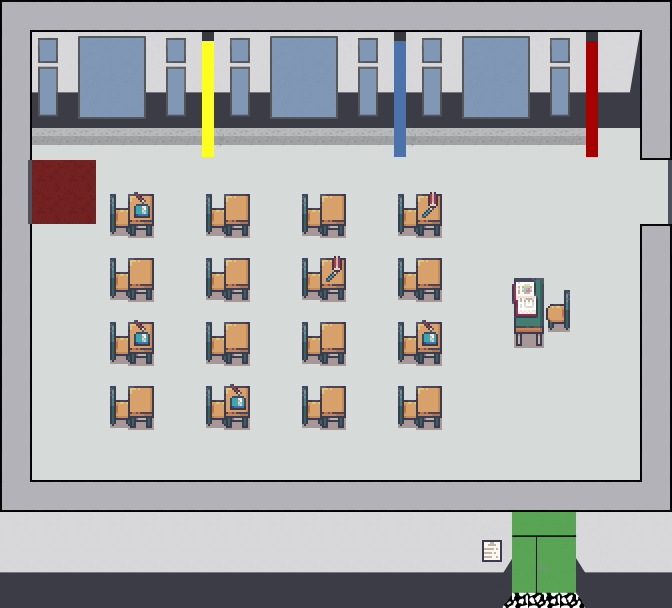

Tiled map render using the project's own tile images. Description and the map definition, with tile-layer contents summarised, below:
An orthogonal 21x19 tile map with 32x32 px tiles, 9 tile layers (wall, exit, start, Boden, ...), 1 hidden layer not drawn, 5 tilesets.

<map version="1.4" tiledversion="1.4.3" orientation="orthogonal" renderorder="right-down" width="21" height="19" tilewidth="32" tileheight="32" infinite="0" nextlayerid="14" nextobjectid="1">
 <editorsettings>
  <export target="Klassenzimmer gruen.json" format="json" />
 </editorsettings>
 <tileset firstgid="1" name="Boden_Klassenzimmer" tilewidth="32" tileheight="32" tilecount="1" columns="1">
  <image source="Boden_Klassenzimmer.png" width="32" height="32" />
 </tileset>
 <tileset firstgid="2" name="5_Classroom_and_library_32x32" tilewidth="32" tileheight="32" tilecount="544" columns="16">
  <image source="Tilesets/5_Classroom_and_library_32x32.png" width="512" height="1088" />
  <tile id="24">
   <properties>
    <property name="collides" type="bool" value="true" />
   </properties>
  </tile>
  <tile id="27">
   <properties>
    <property name="collides" type="bool" value="true" />
   </properties>
  </tile>
  <tile id="50">
   <properties>
    <property name="collides" type="bool" value="true" />
   </properties>
  </tile>
  <tile id="52">
   <properties>
    <property name="collides" type="bool" value="true" />
   </properties>
  </tile>
  <tile id="53">
   <properties>
    <property name="collides" type="bool" value="true" />
   </properties>
  </tile>
  <tile id="83">
   <properties>
    <property name="collides" type="bool" value="true" />
   </properties>
  </tile>
  <tile id="84">
   <properties>
    <property name="collides" type="bool" value="true" />
   </properties>
  </tile>
  <tile id="86">
   <properties>
    <property name="collides" type="bool" value="true" />
   </properties>
  </tile>
 </tileset>
 <tileset firstgid="546" name="wand" tilewidth="32" tileheight="32" tilecount="208" columns="8">
  <image source="Tilesets/wand.png" width="256" height="832" />
  <tile id="0">
   <properties>
    <property name="collides" type="bool" value="false" />
   </properties>
  </tile>
  <tile id="1">
   <properties>
    <property name="collides" type="bool" value="false" />
   </properties>
  </tile>
  <tile id="2">
   <properties>
    <property name="collides" type="bool" value="false" />
   </properties>
  </tile>
  <tile id="3">
   <properties>
    <property name="collides" type="bool" value="false" />
   </properties>
  </tile>
  <tile id="4">
   <properties>
    <property name="collides" type="bool" value="false" />
   </properties>
  </tile>
  <tile id="5">
   <properties>
    <property name="collides" type="bool" value="false" />
   </properties>
  </tile>
  <tile id="6">
   <properties>
    <property name="collides" type="bool" value="false" />
   </properties>
  </tile>
  <tile id="7">
   <properties>
    <property name="collides" type="bool" value="false" />
   </properties>
  </tile>
  <tile id="8">
   <properties>
    <property name="collides" type="bool" value="false" />
   </properties>
  </tile>
  <tile id="9">
   <properties>
    <property name="collides" type="bool" value="false" />
   </properties>
  </tile>
  <tile id="10">
   <properties>
    <property name="collides" type="bool" value="false" />
   </properties>
  </tile>
  <tile id="11">
   <properties>
    <property name="collides" type="bool" value="false" />
   </properties>
  </tile>
  <tile id="12">
   <properties>
    <property name="collides" type="bool" value="false" />
   </properties>
  </tile>
  <tile id="13">
   <properties>
    <property name="collides" type="bool" value="false" />
   </properties>
  </tile>
  <tile id="14">
   <properties>
    <property name="collides" type="bool" value="false" />
   </properties>
  </tile>
  <tile id="15">
   <properties>
    <property name="collides" type="bool" value="false" />
   </properties>
  </tile>
  <tile id="16">
   <properties>
    <property name="collides" type="bool" value="true" />
   </properties>
  </tile>
  <tile id="17">
   <properties>
    <property name="collides" type="bool" value="true" />
   </properties>
  </tile>
  <tile id="18">
   <properties>
    <property name="collides" type="bool" value="true" />
   </properties>
  </tile>
  <tile id="19">
   <properties>
    <property name="collides" type="bool" value="true" />
   </properties>
  </tile>
  <tile id="20">
   <properties>
    <property name="collides" type="bool" value="true" />
   </properties>
  </tile>
  <tile id="21">
   <properties>
    <property name="collides" type="bool" value="true" />
   </properties>
  </tile>
  <tile id="22">
   <properties>
    <property name="collides" type="bool" value="true" />
   </properties>
  </tile>
  <tile id="23">
   <properties>
    <property name="collides" type="bool" value="true" />
   </properties>
  </tile>
  <tile id="40">
   <properties>
    <property name="collides" type="bool" value="true" />
   </properties>
  </tile>
  <tile id="43">
   <properties>
    <property name="collides" type="bool" value="true" />
   </properties>
  </tile>
  <tile id="53">
   <properties>
    <property name="collides" type="bool" value="true" />
   </properties>
  </tile>
  <tile id="54">
   <properties>
    <property name="collides" type="bool" value="true" />
   </properties>
  </tile>
  <tile id="55">
   <properties>
    <property name="collides" type="bool" value="true" />
   </properties>
  </tile>
  <tile id="61">
   <properties>
    <property name="collides" type="bool" value="true" />
   </properties>
  </tile>
  <tile id="62">
   <properties>
    <property name="collides" type="bool" value="true" />
   </properties>
  </tile>
  <tile id="63">
   <properties>
    <property name="collides" type="bool" value="true" />
   </properties>
  </tile>
  <tile id="69">
   <properties>
    <property name="collides" type="bool" value="true" />
   </properties>
  </tile>
  <tile id="70">
   <properties>
    <property name="collides" type="bool" value="true" />
   </properties>
  </tile>
  <tile id="71">
   <properties>
    <property name="collides" type="bool" value="true" />
   </properties>
  </tile>
  <tile id="72">
   <properties>
    <property name="collides" type="bool" value="true" />
   </properties>
  </tile>
  <tile id="73">
   <properties>
    <property name="collides" type="bool" value="true" />
   </properties>
  </tile>
  <tile id="74">
   <properties>
    <property name="collides" type="bool" value="true" />
   </properties>
  </tile>
  <tile id="75">
   <properties>
    <property name="collides" type="bool" value="true" />
   </properties>
  </tile>
  <tile id="76">
   <properties>
    <property name="collides" type="bool" value="true" />
   </properties>
  </tile>
  <tile id="77">
   <properties>
    <property name="collides" type="bool" value="true" />
   </properties>
  </tile>
  <tile id="78">
   <properties>
    <property name="collides" type="bool" value="true" />
   </properties>
  </tile>
  <tile id="79">
   <properties>
    <property name="collides" type="bool" value="true" />
   </properties>
  </tile>
  <tile id="80">
   <properties>
    <property name="collides" type="bool" value="true" />
   </properties>
  </tile>
  <tile id="81">
   <properties>
    <property name="collides" type="bool" value="true" />
   </properties>
  </tile>
  <tile id="82">
   <properties>
    <property name="collides" type="bool" value="true" />
   </properties>
  </tile>
  <tile id="83">
   <properties>
    <property name="collides" type="bool" value="true" />
   </properties>
  </tile>
  <tile id="84">
   <properties>
    <property name="collides" type="bool" value="true" />
   </properties>
  </tile>
  <tile id="85">
   <properties>
    <property name="collides" type="bool" value="true" />
   </properties>
  </tile>
  <tile id="86">
   <properties>
    <property name="collides" type="bool" value="true" />
   </properties>
  </tile>
  <tile id="87">
   <properties>
    <property name="collides" type="bool" value="true" />
   </properties>
  </tile>
  <tile id="88">
   <properties>
    <property name="collides" type="bool" value="true" />
   </properties>
  </tile>
  <tile id="89">
   <properties>
    <property name="collides" type="bool" value="true" />
   </properties>
  </tile>
  <tile id="90">
   <properties>
    <property name="collides" type="bool" value="true" />
   </properties>
  </tile>
  <tile id="91">
   <properties>
    <property name="collides" type="bool" value="true" />
   </properties>
  </tile>
  <tile id="92">
   <properties>
    <property name="collides" type="bool" value="true" />
   </properties>
  </tile>
  <tile id="93">
   <properties>
    <property name="collides" type="bool" value="true" />
   </properties>
  </tile>
  <tile id="94">
   <properties>
    <property name="collides" type="bool" value="true" />
   </properties>
  </tile>
  <tile id="95">
   <properties>
    <property name="collides" type="bool" value="true" />
   </properties>
  </tile>
  <tile id="96">
   <properties>
    <property name="collides" type="bool" value="true" />
   </properties>
  </tile>
  <tile id="97">
   <properties>
    <property name="collides" type="bool" value="true" />
   </properties>
  </tile>
  <tile id="98">
   <properties>
    <property name="collides" type="bool" value="true" />
   </properties>
  </tile>
  <tile id="99">
   <properties>
    <property name="collides" type="bool" value="true" />
   </properties>
  </tile>
  <tile id="100">
   <properties>
    <property name="collides" type="bool" value="true" />
   </properties>
  </tile>
  <tile id="101">
   <properties>
    <property name="collides" type="bool" value="true" />
   </properties>
  </tile>
  <tile id="102">
   <properties>
    <property name="collides" type="bool" value="true" />
   </properties>
  </tile>
  <tile id="103">
   <properties>
    <property name="collides" type="bool" value="true" />
   </properties>
  </tile>
  <tile id="104">
   <properties>
    <property name="collides" type="bool" value="true" />
   </properties>
  </tile>
  <tile id="105">
   <properties>
    <property name="collides" type="bool" value="true" />
   </properties>
  </tile>
  <tile id="106">
   <properties>
    <property name="collides" type="bool" value="true" />
   </properties>
  </tile>
  <tile id="107">
   <properties>
    <property name="collides" type="bool" value="true" />
   </properties>
  </tile>
  <tile id="108">
   <properties>
    <property name="collides" type="bool" value="true" />
   </properties>
  </tile>
  <tile id="109">
   <properties>
    <property name="collides" type="bool" value="true" />
   </properties>
  </tile>
  <tile id="110">
   <properties>
    <property name="collides" type="bool" value="true" />
   </properties>
  </tile>
  <tile id="111">
   <properties>
    <property name="collides" type="bool" value="true" />
   </properties>
  </tile>
  <tile id="112">
   <properties>
    <property name="collides" type="bool" value="true" />
   </properties>
  </tile>
  <tile id="113">
   <properties>
    <property name="collides" type="bool" value="true" />
   </properties>
  </tile>
  <tile id="114">
   <properties>
    <property name="collides" type="bool" value="true" />
   </properties>
  </tile>
  <tile id="115">
   <properties>
    <property name="collides" type="bool" value="true" />
   </properties>
  </tile>
  <tile id="116">
   <properties>
    <property name="collides" type="bool" value="true" />
   </properties>
  </tile>
  <tile id="117">
   <properties>
    <property name="collides" type="bool" value="true" />
   </properties>
  </tile>
  <tile id="118">
   <properties>
    <property name="collides" type="bool" value="true" />
   </properties>
  </tile>
  <tile id="119">
   <properties>
    <property name="collides" type="bool" value="true" />
   </properties>
  </tile>
  <tile id="120">
   <properties>
    <property name="collides" type="bool" value="true" />
   </properties>
  </tile>
  <tile id="121">
   <properties>
    <property name="collides" type="bool" value="true" />
   </properties>
  </tile>
  <tile id="122">
   <properties>
    <property name="collides" type="bool" value="true" />
   </properties>
  </tile>
  <tile id="123">
   <properties>
    <property name="collides" type="bool" value="true" />
   </properties>
  </tile>
  <tile id="124">
   <properties>
    <property name="collides" type="bool" value="true" />
   </properties>
  </tile>
  <tile id="125">
   <properties>
    <property name="collides" type="bool" value="true" />
   </properties>
  </tile>
  <tile id="126">
   <properties>
    <property name="collides" type="bool" value="true" />
   </properties>
  </tile>
  <tile id="127">
   <properties>
    <property name="collides" type="bool" value="true" />
   </properties>
  </tile>
  <tile id="128">
   <properties>
    <property name="collides" type="bool" value="true" />
   </properties>
  </tile>
  <tile id="129">
   <properties>
    <property name="collides" type="bool" value="true" />
   </properties>
  </tile>
  <tile id="130">
   <properties>
    <property name="collides" type="bool" value="true" />
   </properties>
  </tile>
  <tile id="131">
   <properties>
    <property name="collides" type="bool" value="true" />
   </properties>
  </tile>
  <tile id="132">
   <properties>
    <property name="collides" type="bool" value="true" />
   </properties>
  </tile>
  <tile id="133">
   <properties>
    <property name="collides" type="bool" value="true" />
   </properties>
  </tile>
  <tile id="134">
   <properties>
    <property name="collides" type="bool" value="true" />
   </properties>
  </tile>
  <tile id="135">
   <properties>
    <property name="collides" type="bool" value="true" />
   </properties>
  </tile>
  <tile id="136">
   <properties>
    <property name="collides" type="bool" value="true" />
   </properties>
  </tile>
  <tile id="137">
   <properties>
    <property name="collides" type="bool" value="true" />
   </properties>
  </tile>
  <tile id="138">
   <properties>
    <property name="collides" type="bool" value="true" />
   </properties>
  </tile>
  <tile id="139">
   <properties>
    <property name="collides" type="bool" value="true" />
   </properties>
  </tile>
  <tile id="140">
   <properties>
    <property name="collides" type="bool" value="true" />
   </properties>
  </tile>
  <tile id="141">
   <properties>
    <property name="collides" type="bool" value="true" />
   </properties>
  </tile>
  <tile id="142">
   <properties>
    <property name="collides" type="bool" value="true" />
   </properties>
  </tile>
  <tile id="143">
   <properties>
    <property name="collides" type="bool" value="true" />
   </properties>
  </tile>
  <tile id="144">
   <properties>
    <property name="collides" type="bool" value="true" />
   </properties>
  </tile>
  <tile id="145">
   <properties>
    <property name="collides" type="bool" value="true" />
   </properties>
  </tile>
  <tile id="147">
   <properties>
    <property name="collides" type="bool" value="true" />
   </properties>
  </tile>
  <tile id="148">
   <properties>
    <property name="collides" type="bool" value="true" />
   </properties>
  </tile>
  <tile id="149">
   <properties>
    <property name="collides" type="bool" value="true" />
   </properties>
  </tile>
  <tile id="150">
   <properties>
    <property name="collides" type="bool" value="true" />
   </properties>
  </tile>
  <tile id="151">
   <properties>
    <property name="collides" type="bool" value="true" />
   </properties>
  </tile>
  <tile id="152">
   <properties>
    <property name="collides" type="bool" value="true" />
   </properties>
  </tile>
  <tile id="154">
   <properties>
    <property name="collides" type="bool" value="true" />
   </properties>
  </tile>
  <tile id="159">
   <properties>
    <property name="collides" type="bool" value="true" />
   </properties>
  </tile>
  <tile id="181">
   <properties>
    <property name="collides" type="bool" value="true" />
   </properties>
  </tile>
 </tileset>
 <tileset firstgid="754" name="Tafelranz" tilewidth="32" tileheight="32" tilecount="5" columns="1">
  <image source="Tilesets/Tafelranz.png" width="32" height="160" />
 </tileset>
 <tileset firstgid="759" name="boden" tilewidth="32" tileheight="32" tilecount="24" columns="4">
  <image source="Tilesets/boden.png" width="128" height="192" />
 </tileset>
 <layer id="12" name="wall" width="21" height="19">
  <data>[399 cells, 8 non-empty, 1 distinct tile ids]</data>
 </layer>
 <layer id="11" name="exit" width="21" height="19">
  <properties>
   <property name="exitUrl" value="../master/Aula.json#b110" />
  </properties>
  <data>[399 cells, 2 non-empty, 1 distinct tile ids]</data>
 </layer>
 <layer id="6" name="start" width="21" height="19">
  <data>[399 cells, 2 non-empty, 1 distinct tile ids]</data>
 </layer>
 <layer id="3" name="Boden" width="21" height="19">
  <data>[399 cells, 399 non-empty, 4 distinct tile ids]</data>
 </layer>
 <layer id="4" name="Stühle" width="21" height="19">
  <data>[399 cells, 69 non-empty, 9 distinct tile ids]</data>
 </layer>
 <layer id="5" name="Wände" width="21" height="19">
  <data>[399 cells, 190 non-empty, 36 distinct tile ids]</data>
 </layer>
 <layer id="8" name="Säulen" width="21" height="19">
  <properties>
   <property name="collides" type="bool" value="true" />
  </properties>
  <data>[399 cells, 27 non-empty, 15 distinct tile ids]</data>
 </layer>
 <objectgroup id="2" name="floorLayer" visible="0" />
 <layer id="7" name="Tafel" width="21" height="19" visible="0">
  <data>[399 cells, 5 non-empty, 5 distinct tile ids]</data>
 </layer>
 <layer id="9" name="overlay" width="21" height="19">
  <data>[399 cells, 97 non-empty, 21 distinct tile ids]</data>
 </layer>
 <layer id="13" name="overoverlay" width="21" height="19">
  <data>[399 cells, 2 non-empty, 2 distinct tile ids]</data>
 </layer>
</map>
